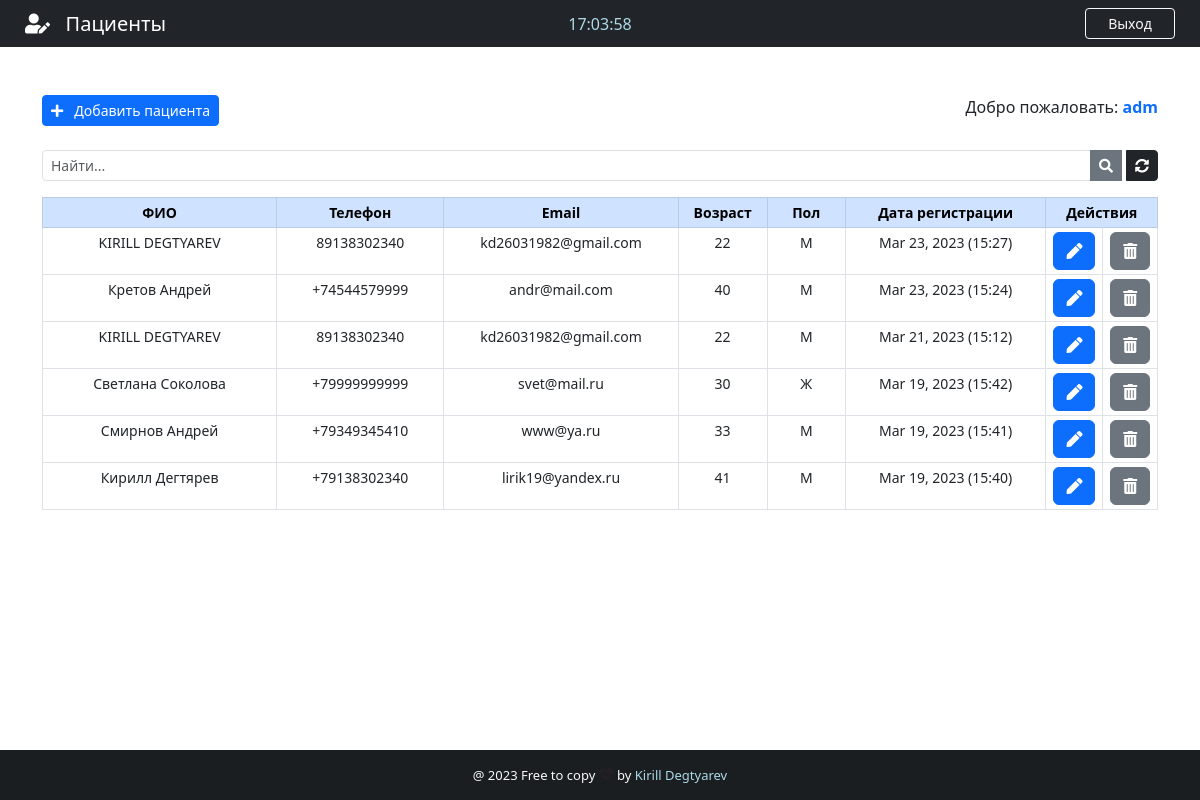
The page /backend/ (signed in) on the database as committed earlier.
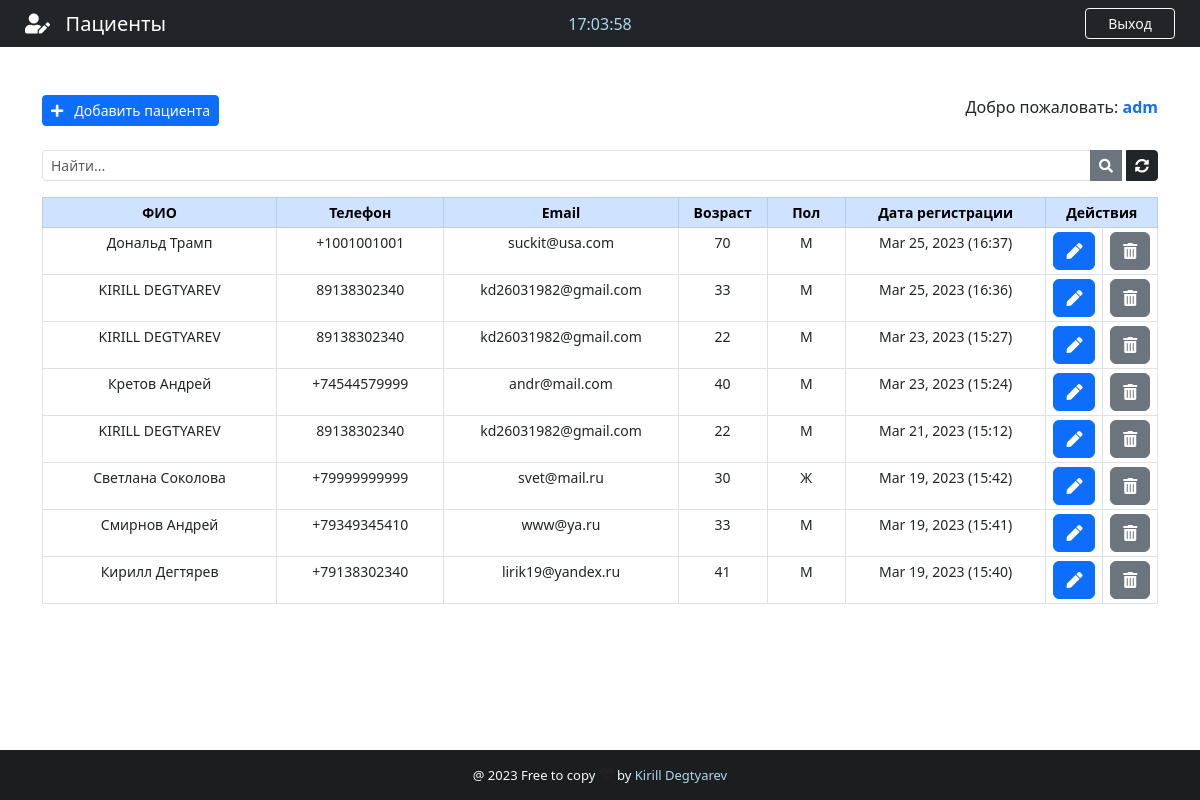
The same page on the database as committed later.
### App/models.py (models this page shows, shortened)
class Patient(models.Model):
    GENDER = (
        ('М', 'М'),
        ('Ж', 'Ж'),
    )
    id = models.IntegerField(primary_key=True)
    name = models.CharField(max_length=50)
    phone = models.CharField(max_length=20)
    email = models.CharField(max_length=40)
    age = models.CharField(max_length=3)
    gender = models.CharField(max_length=1, null=True, choices=GENDER)
    note = models.TextField(blank=True )
    created_at = models.DateTimeField(auto_now_add=True)

### App/views.py (the view)
# urls.py: path('backend/', views.backend, name='backend'),
@cache_control(no_cache=True, must_validate=True, no_store=True)
@login_required(login_url="login")
def backend(request):
    if 'q' in request.GET:
        q = request.GET['q']
        all_patient_list = Patient.objects.filter(
            Q(name__icontains=q) | Q(phone__icontains=q) | Q(email__icontains=q) | Q(age__icontains=q) | Q(gender__icontains=q) |
            Q(note__icontains=q)
        ).order_by('created_at')
    else:
        all_patient_list = Patient.objects.all().order_by('-created_at')
    paginator = Paginator(all_patient_list, 8)
    page = request.GET.get('page')
    all_patient = paginator.get_page(page)
    return render(request, 'backend.html', {'patients': all_patient})

### App/templates/backend.html (shortened to what this page needs)
{% extends 'base.html' %}
{% block nav-content %}
    <i class="fas fa-user-edit"></i>&nbsp; &nbsp;Пациенты
{% endblock nav-content %}
{% block time %}
    <div class="col-sm" style="text-align: center">
        <div >
            <span id="clock" style="color: lightblue;"></span>
        </div >
    </div>
{% endblock time %}
{% block btn-nav %}
    <a href="{% url 'logout' %}" class="btn btn-outline-danger btn-sm border-light text-light"
       data-bs-toggle="modal" data-bs-target="#logoutModal" id="btn-nav">Выход</a>
{% endblock btn-nav %}
{% block footer %}style="color: lightblue; text-decoration: none;"{% endblock footer %}>
{% block content %}
    <div class="container">
        <br><br>
        <div class="d-flex justify-content-between">
            <a href="{% url 'add_patient' %}" class="btn btn-primary btn-sm">
                <i class="fas fa-plus"></i>&nbsp;&nbsp; Добавить пациента</a>
            <span>
            Добро пожаловать: <strong> <span class="text-primary">{{ user.get_username }}</span></strong>
        </span>
        </div>
        <form method="get">
               <div class="input-group input-group-sm mb-3 mt-4">
                <input name="q" type="text" class="form-control" placeholder="Найти..." value="{{ request.GET.q }}">
                <button  class="btn btn-secondary"><i class="fas fa-search"></i></button>
                <a href="{% url 'backend' %}" class="btn btn-dark" style="margin-left: 4px;">
                    <i class="fas fa-sync-alt"></i></a>
            </div>
        </form>
        <div style="margin-left: auto">
            <table class="table table-bordered table-sm" style="text-align: center; font-size: 14px;">
                <thead class="table-primary">
                <tr>
                    <th style="width: 21%">ФИО</th>
                    <th style="width: 15%">Телефон</th>
                    <th style="width: 21%">Email</th>
                    <th style="width: 8%">Возраст</th>
                    <th style="width: 7%">Пол</th>
                    <th style="width: 18%">Дата регистрации</th>
                    <th colspan="2" style="width: 10%">Действия</th>
                </tr>
                </thead>
                {% for patient in patients %}
                    <tr class="text-small" id="chk_td">
                        <td data-label="ФИО" id="top-table">{{ patient.name }}</td>
                        <td data-label="Телефон" id="responsive-border">{{ patient.phone }}</td>
                        <td data-label="Email" id="responsive-border">{{ patient.email }}</td>
                        <td data-label="Возраст" id="responsive-border">{{ patient.age }}</td>
                        <td data-label="Пол" id="responsive-border">{{ patient.gender }}</td>
                        <td data-label="Дата регистрации" id="responsive-border">{{ patient.created_at|date:"M d, Y (H:i)" }}</td>
                        <td>
                            <a class="btn btn-primary" href="/patient/{{ patient.id }}" title="Редактировать">
                                <i class="fas fa-pen"></i>
                            </a>
                        </td>
                        <td>
                            <button class="btn btn-secondary"
                                    title="Удалить"  data-bs-toggle="modal" data-bs-target="#deleteModal{{ patient.pk }}">
                                <i class="fas fa-trash-alt"></i>
                            </button>
                        </td>
                    </tr>
                {% endfor %}
            </table>
        </div>
    </div>
<br><br><br><br>
{% endblock content %}

### App/templates/base.html (shortened to what this page needs)
{% load static %}
<!DOCTYPE html>
<html lang="ru">
<head>
    <link href="https://cdn.jsdelivr.net/npm/bootstrap@5.3.0-alpha1/dist/css/bootstrap.min.css" rel="stylesheet">
    <link rel="stylesheet" href="https://use.fontawesome.com/releases/v5.6.1/css/all.css">
    <link href="{% static 'css/style.css' %}" rel="stylesheet">
</head>
<body>
    <div class="wrapper">
        <header>
            <nav class="navbar navbar-expand-lg navbar-dark bg-dark">
                <div class="col-sm">
                    <a class="navbar-brand flex-grow-1" style="text-align: center; color: white; margin-left: 25px;">
                       {% block nav-content %}{% endblock nav-content %}
                    </a>
                </div>
                {% block time %}{% endblock time %}
                <div class="col-sm">
                    {% block btn-nav %}{% endblock btn-nav %}
                </div>
            </nav>
        </header>
        {% block content %}
        {% endblock content%}
     </div>
    <footer class="bg-dark text-center text-lg-start text-light" id="footer">
        <div class="text-center p-3" style="background-color: rgba(0,0,0,0.2);">
            @ {% now "Y" %} <span> Free to copy </span>
            <i class="text-danger fas fa-heartbeat blink_me" style="font-size: 15px;"></i> by
            <a href="#" target="_blank" {% block footer %}style="color: #0dcaf0; text-decoration: none;"{% endblock footer %}> Kirill Degtyarev</a>
        </div>
    </footer>
</body>
</html>

### App/static/css/style.css (style rules this page uses)
html,body { height: 100%; margin: 0; max-width: 100%; overflow: hidden; }
#btn-nav { width: 90px; float: right; margin-right: 25px; }
.wrapper { min-height: 100%; margin-bottom: -50px; }
#footer, .push { height: 50px; font-size: 13px; }

Rows that differ between the two databases and show on the page:
added Patient: name "Дональд Трамп", phone "+1001001001", email "suckit@usa.com", age "70", gender "М", created_at "Mar 25, 2023 (16:37)"
added Patient: name "KIRILL DEGTYAREV", phone "89138302340", email "kd26031982@gmail.com", age "33", gender "М", created_at "Mar 25, 2023 (16:36)"
